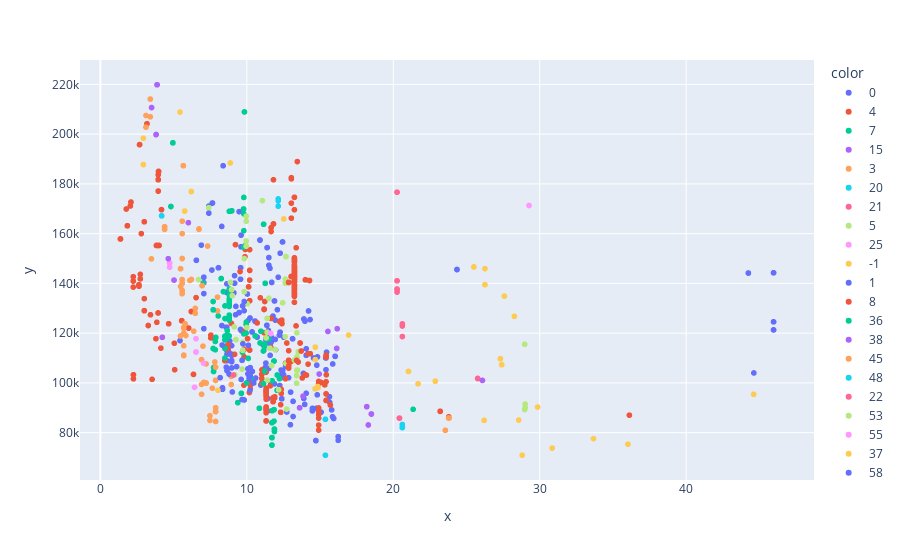

Here is the notebook cell this chart was saved with:
### Code cell
px.scatter(x = two_flat.distance,
    y = two_flat.price_per_sq_meter, color = two_flat.cluster_label)

### Figure 1 — Plotly figure (JSON) as saved in the notebook; plotly's stock layout.template omitted (floating-point values rounded to 4 significant figures; data arrays with more than 128 entries replaced by an {"elided": "..."} marker saying what was removed)
{"data": [{"hoverlabel": {"namelength": 0}, "hovertemplate": "color=0<br>x=%{x}<br>y=%{y}", "legendgroup": "0", "marker": {"color": "#636efa", "symbol": "circle"}, "mode": "markers", "name": "0", "showlegend": true, "type": "scattergl", "x": {"elided": "251 float values"}, "xaxis": "x", "y": {"elided": "251 int values"}, "yaxis": "y"}, {"hoverlabel": {"namelength": 0}, "hovertemplate": "color=4<br>x=%{x}<br>y=%{y}", "legendgroup": "4", "marker": {"color": "#EF553B", "symbol": "circle"}, "mode": "markers", "name": "4", "showlegend": true, "type": "scattergl", "x": {"elided": "412 float values"}, "xaxis": "x", "y": {"elided": "412 int values"}, "yaxis": "y"}, {"hoverlabel": {"namelength": 0}, "hovertemplate": "color=7<br>x=%{x}<br>y=%{y}", "legendgroup": "7", "marker": {"color": "#00cc96", "symbol": "circle"}, "mode": "markers", "name": "7", "showlegend": true, "type": "scattergl", "x": {"elided": "136 float values"}, "xaxis": "x", "y": {"elided": "136 int values"}, "yaxis": "y"}, {"hoverlabel": {"namelength": 0}, "hovertemplate": "color=15<br>x=%{x}<br>y=%{y}", "legendgroup": "15", "marker": {"color": "#ab63fa", "symbol": "circle"}, "mode": "markers", "name": "15", "showlegend": true, "type": "scattergl", "x": [3.871, 3.805, 3.871, 3.805, 3.871, 3.805, 3.871, 3.495], "xaxis": "x", "y": [219847, 199820, 219847, 199820, 219847, 199820, 219847, 210672], "yaxis": "y"}, {"hoverlabel": {"namelength": 0}, "hovertemplate": "color=3<br>x=%{x}<br>y=%{y}", "legendgroup": "3", "marker": {"color": "#FFA15A", "symbol": "circle"}, "mode": "markers", "name": "3", "showlegend": true, "type": "scattergl", "x": [6.908, 7.868, 5.587, 5.693, 5.476, 6.478, 5.58, 5.58, 6.947, 6.908, 7.868, 5.587, 5.693, 5.476, 6.478, 5.58, 5.58, 7.216, 7.057, 5.703, 8.937, 5.782, 7.483, 6.117, 6.947, 5.469, 5.469, 6.908, 7.868, 5.587, 5.693, 5.476, 6.478, 5.58, 5.58, 7.216, 7.057, 5.693, 5.693, 5.693, 7.868, 7.868, 7.868, 7.868, 7.868, 7.815, 5.703, 8.937, 5.782, 7.483, 6.117, 5.587, 5.587, 5.587, 5.587, 5.587, 7.868, 6.947, 5.662, 5.662, 7.998, 7.216, 6.375, 5.837, 6.908, 7.868, 5.587, 5.693, 6.478, 7.216, 7.057, 7.646, 6.216, 7.004, 7.998, 7.868, 7.868, 7.868, 7.868], "xaxis": "x", "y": [99404, 88500, 136007, 111017, 138776, 129935, 135843, 140130, 139092, 95427, 88500, 136007, 111017, 145918, 129935, 141531, 137202, 107609, 100182, 120050, 102592, 123752, 86792, 141216, 139092, 118868, 118868, 109344, 88500, 136007, 111017, 145918, 127996, 141531, 137202, 99891, 100182, 122304, 122009, 111185, 84500, 90000, 88500, 100982, 101077, 108407, 120050, 99352, 123752, 84906, 141216, 150000, 140000, 160000, 165000, 150000, 106333, 139092, 187302, 187302, 134483, 100000, 120791, 119048, 109344, 88500, 136007, 114915, 127996, 99891, 100182, 97882, 141583, 114780, 128931, 84500, 90000, 88500, 101077], "yaxis": "y"}, {"hoverlabel": {"namelength": 0}, "hovertemplate": "color=20<br>x=%{x}<br>y=%{y}", "legendgroup": "20", "marker": {"color": "#19d3f3", "symbol": "circle"}, "mode": "markers", "name": "20", "showlegend": true, "type": "scattergl", "x": [4.185, 4.185, 4.185, 4.185], "xaxis": "x", "y": [167153, 167153, 167153, 167153], "yaxis": "y"}, {"hoverlabel": {"namelength": 0}, "hovertemplate": "color=21<br>x=%{x}<br>y=%{y}", "legendgroup": "21", "marker": {"color": "#FF6692", "symbol": "circle"}, "mode": "markers", "name": "21", "showlegend": true, "type": "scattergl", "x": [25.76, 25.76, 25.76, 25.76], "xaxis": "x", "y": [101778, 101778, 101778, 101778], "yaxis": "y"}, {"hoverlabel": {"namelength": 0}, "hovertemplate": "color=5<br>x=%{x}<br>y=%{y}", "legendgroup": "5", "marker": {"color": "#B6E880", "symbol": "circle"}, "mode": "markers", "name": "5", "showlegend": true, "type": "scattergl", "x": [9.26, 11.69, 12.67, 13.4, 13.42, 11.39, 11.58, 9.725, 8.963, 11.5, 9.167, 9.956, 13.42, 11.31, 9.26, 11.69, 12.67, 13.4, 10.03, 9.829, 8.881, 9.003, 9.956, 13.51, 11.39, 11.58, 9.725, 8.963, 11.5, 9.167, 9.956, 13.42, 9.829, 11.31, 9.829, 9.26, 11.69, 12.67, 13.4, 9.14, 12.62, 10.03, 9.829, 8.881, 9.003, 9.956, 13.51, 13.25, 12.62, 11.39, 11.58, 9.725, 8.963, 12.62, 11.5, 9.167, 9.956, 13.42, 13.46, 13.42, 11.94, 13.42, 11.06, 12.44, 12.67, 9.988, 9.956, 9.956, 6.702, 9.829, 9.829, 9.26, 11.69, 12.67, 11.41, 9.676, 13.4, 13.43], "xaxis": "x", "y": [117391, 107000, 150790, 99844, 109040, 120370, 113904, 116279, 137500, 133976, 103297, 155000, 109040, 118085, 117391, 107000, 150790, 99844, 131780, 149981, 140391, 135041, 165000, 112500, 125926, 113904, 113108, 137500, 133976, 103297, 157000, 105075, 136667, 118085, 136667, 117391, 107000, 150790, 102964, 122549, 140088, 131780, 149981, 140391, 135041, 167000, 112500, 109162, 118608, 125926, 113904, 113108, 137500, 141732, 133976, 103297, 157000, 105075, 105108, 120141, 113390, 110510, 173267, 132189, 107778, 122271, 155000, 155000, 141556, 136667, 136667, 117391, 107000, 150790, 101087, 105544, 102964, 110170], "yaxis": "y"}, {"hoverlabel": {"namelength": 0}, "hovertemplate": "color=25<br>x=%{x}<br>y=%{y}", "legendgroup": "25", "marker": {"color": "#FF97FF", "symbol": "circle"}, "mode": "markers", "name": "25", "showlegend": true, "type": "scattergl", "x": [6.526, 6.526, 6.428, 6.428, 6.526, 6.428, 7.045, 6.526], "xaxis": "x", "y": [117773, 112420, 98253, 98253, 112420, 98253, 107926, 112420], "yaxis": "y"}, {"hoverlabel": {"namelength": 0}, "hovertemplate": "color=-1<br>x=%{x}<br>y=%{y}", "legendgroup": "-1", "marker": {"color": "#FECB52", "symbol": "circle"}, "mode": "markers", "name": "-1", "showlegend": true, "type": "scattergl", "x": [36.02, 6.203, 26.26, 22.87, 2.934, 25.5, 5.754, 21.04, 6.203, 26.26, 22.87, 28.8, 2.934, 28.27, 25.5, 5.754, 21.04, 33.67, 6.203, 26.26, 22.87, 26.2, 5.435, 21.69, 29.85, 8.025, 8.873, 2.934, 16.95, 28.27, 12.52, 44.61, 28.56], "xaxis": "x", "y": [75353, 176923, 145923, 100696, 198347, 146623, 169059, 104613, 176923, 139485, 100696, 70932, 187764, 126756, 146623, 169059, 104613, 77586, 176923, 139485, 100696, 84936, 208870, 99634, 90290, 97046, 188406, 187764, 119218, 126756, 165926, 95385, 85050], "yaxis": "y"}, {"hoverlabel": {"namelength": 0}, "hovertemplate": "color=1<br>x=%{x}<br>y=%{y}", "legendgroup": "1", "marker": {"color": "#636efa", "symbol": "circle"}, "mode": "markers", "name": "1", "showlegend": true, "type": "scattergl", "x": [10.47, 10.23, 10.47, 10.23, 9.714, 9.676, 10.1, 10.23, 8.599, 10.15, 8.599, 10.15, 10.47, 10.22, 9.737, 9.009, 10.23, 9.714, 9.676, 10.1, 10.23, 8.179, 10.22, 10.15, 10.15, 10.47, 8.312, 9.676, 9.823, 8.852, 9.823, 8.787, 10.22], "xaxis": "x", "y": [100000, 102961, 100000, 106118, 130948, 109091, 115102, 102851, 106304, 101731, 106304, 101731, 100000, 126078, 115672, 96364, 106118, 130948, 109091, 115102, 102632, 102128, 96983, 102692, 102692, 100000, 115217, 93333, 93137, 111816, 132718, 103571, 126078], "yaxis": "y"}, {"hoverlabel": {"namelength": 0}, "hovertemplate": "color=8<br>x=%{x}<br>y=%{y}", "legendgroup": "8", "marker": {"color": "#EF553B", "symbol": "circle"}, "mode": "markers", "name": "8", "showlegend": true, "type": "scattergl", "x": [23.2, 23.2, 23.79, 23.2, 23.79, 23.2], "xaxis": "x", "y": [88571, 88571, 86341, 88571, 86341, 88571], "yaxis": "y"}, {"hoverlabel": {"namelength": 0}, "hovertemplate": "color=36<br>x=%{x}<br>y=%{y}", "legendgroup": "36", "marker": {"color": "#00cc96", "symbol": "circle"}, "mode": "markers", "name": "36", "showlegend": true, "type": "scattergl", "x": [7.704, 7.704, 7.704, 7.704], "xaxis": "x", "y": [129365, 129365, 129365, 129365], "yaxis": "y"}, {"hoverlabel": {"namelength": 0}, "hovertemplate": "color=38<br>x=%{x}<br>y=%{y}", "legendgroup": "38", "marker": {"color": "#ab63fa", "symbol": "circle"}, "mode": "markers", "name": "38", "showlegend": true, "type": "scattergl", "x": [18.5, 18.5, 18.19, 18.5, 18.19, 18.5, 18.29], "xaxis": "x", "y": [87500, 87500, 90436, 87500, 90436, 87500, 83088], "yaxis": "y"}, {"hoverlabel": {"namelength": 0}, "hovertemplate": "color=45<br>x=%{x}<br>y=%{y}", "legendgroup": "45", "marker": {"color": "#FFA15A", "symbol": "circle"}, "mode": "markers", "name": "45", "showlegend": true, "type": "scattergl", "x": [4.384, 3.115, 4.384, 3.115, 4.384, 3.115, 3.407, 3.484, 3.407, 4.384], "xaxis": "x", "y": [162766, 207488, 162766, 202808, 162766, 202808, 206953, 149861, 214096, 161702], "yaxis": "y"}, {"hoverlabel": {"namelength": 0}, "hovertemplate": "color=48<br>x=%{x}<br>y=%{y}", "legendgroup": "48", "marker": {"color": "#19d3f3", "symbol": "circle"}, "mode": "markers", "name": "48", "showlegend": true, "type": "scattergl", "x": [20.62, 20.62, 20.62, 20.62], "xaxis": "x", "y": [82055, 82055, 82055, 83282], "yaxis": "y"}, {"hoverlabel": {"namelength": 0}, "hovertemplate": "color=22<br>x=%{x}<br>y=%{y}", "legendgroup": "22", "marker": {"color": "#FF6692", "symbol": "circle"}, "mode": "markers", "name": "22", "showlegend": true, "type": "scattergl", "x": [20.26, 20.26, 20.62, 20.26, 20.26, 20.26, 20.62, 20.26, 20.26, 20.26, 20.62], "xaxis": "x", "y": [136501, 137405, 122881, 176667, 137736, 141020, 118644, 176667, 137736, 141020, 123729], "yaxis": "y"}, {"hoverlabel": {"namelength": 0}, "hovertemplate": "color=53<br>x=%{x}<br>y=%{y}", "legendgroup": "53", "marker": {"color": "#B6E880", "symbol": "circle"}, "mode": "markers", "name": "53", "showlegend": true, "type": "scattergl", "x": [7.4, 7.4, 7.4, 7.4], "xaxis": "x", "y": [170415, 170415, 170415, 170415], "yaxis": "y"}, {"hoverlabel": {"namelength": 0}, "hovertemplate": "color=55<br>x=%{x}<br>y=%{y}", "legendgroup": "55", "marker": {"color": "#FF97FF", "symbol": "circle"}, "mode": "markers", "name": "55", "showlegend": true, "type": "scattergl", "x": [4.727, 4.727, 4.727], "xaxis": "x", "y": [146508, 148211, 148211], "yaxis": "y"}, {"hoverlabel": {"namelength": 0}, "hovertemplate": "color=37<br>x=%{x}<br>y=%{y}", "legendgroup": "37", "marker": {"color": "#FECB52", "symbol": "circle"}, "mode": "markers", "name": "37", "showlegend": true, "type": "scattergl", "x": [14.85, 14.67, 14.85, 14.86, 14.66, 14.67, 14.85, 14.86, 14.68, 14.67, 14.85], "xaxis": "x", "y": [98510, 114365, 98510, 98147, 97656, 114365, 98510, 98147, 97656, 109348, 98510], "yaxis": "y"}, {"hoverlabel": {"namelength": 0}, "hovertemplate": "color=58<br>x=%{x}<br>y=%{y}", "legendgroup": "58", "marker": {"color": "#636efa", "symbol": "circle"}, "mode": "markers", "name": "58", "showlegend": true, "type": "scattergl", "x": [24.35, 24.35, 24.35], "xaxis": "x", "y": [145570, 145570, 145570], "yaxis": "y"}, {"hoverlabel": {"namelength": 0}, "hovertemplate": "color=10<br>x=%{x}<br>y=%{y}", "legendgroup": "10", "marker": {"color": "#EF553B", "symbol": "circle"}, "mode": "markers", "name": "10", "showlegend": true, "type": "scattergl", "x": [12.86, 12.86, 12.86, 12.86, 12.86, 12.86, 12.86, 12.86, 12.86, 12.86, 12.86, 12.31, 12.35, 12.86, 12.86, 12.86, 12.86, 12.86, 12.86, 12.86, 12.86, 12.86, 12.86, 12.31, 12.31, 12.35, 12.86, 12.86, 12.86, 12.86, 12.86, 12.86, 12.73, 12.86, 12.86, 12.86, 12.31, 12.86], "xaxis": "x", "y": [105948, 106250, 108800, 106675, 140400, 140400, 140400, 109087, 106250, 108800, 106675, 88189, 95790, 106250, 108800, 106675, 140400, 140400, 140400, 109087, 106250, 108800, 106675, 88189, 91228, 97403, 106250, 108800, 106675, 140400, 140400, 140400, 116038, 106250, 108800, 106675, 88189, 112959], "yaxis": "y"}, {"hoverlabel": {"namelength": 0}, "hovertemplate": "color=23<br>x=%{x}<br>y=%{y}", "legendgroup": "23", "marker": {"color": "#00cc96", "symbol": "circle"}, "mode": "markers", "name": "23", "showlegend": true, "type": "scattergl", "x": [4.95, 4.815, 4.95, 4.815, 4.95], "xaxis": "x", "y": [196491, 170908, 196491, 170908, 196491], "yaxis": "y"}, {"hoverlabel": {"namelength": 0}, "hovertemplate": "color=57<br>x=%{x}<br>y=%{y}", "legendgroup": "57", "marker": {"color": "#ab63fa", "symbol": "circle"}, "mode": "markers", "name": "57", "showlegend": true, "type": "scattergl", "x": [13.6, 16.14, 13.6, 16.14, 13.6, 13.84, 14.94, 15.54, 16.17], "xaxis": "x", "y": [90000, 113850, 90000, 113850, 90000, 94664, 103571, 120690, 121782], "yaxis": "y"}, {"hoverlabel": {"namelength": 0}, "hovertemplate": "color=74<br>x=%{x}<br>y=%{y}", "legendgroup": "74", "marker": {"color": "#FFA15A", "symbol": "circle"}, "mode": "markers", "name": "74", "showlegend": true, "type": "scattergl", "x": [6.733, 6.733, 7.321, 6.733], "xaxis": "x", "y": [161896, 161896, 155005, 161710], "yaxis": "y"}, {"hoverlabel": {"namelength": 0}, "hovertemplate": "color=75<br>x=%{x}<br>y=%{y}", "legendgroup": "75", "marker": {"color": "#19d3f3", "symbol": "circle"}, "mode": "markers", "name": "75", "showlegend": true, "type": "scattergl", "x": [12.14, 12.14, 12.14], "xaxis": "x", "y": [173945, 173217, 171033], "yaxis": "y"}, {"hoverlabel": {"namelength": 0}, "hovertemplate": "color=6<br>x=%{x}<br>y=%{y}", "legendgroup": "6", "marker": {"color": "#FF6692", "symbol": "circle"}, "mode": "markers", "name": "6", "showlegend": true, "type": "scattergl", "x": [20.42, 20.42, 20.42], "xaxis": "x", "y": [85841, 85841, 85841], "yaxis": "y"}, {"hoverlabel": {"namelength": 0}, "hovertemplate": "color=16<br>x=%{x}<br>y=%{y}", "legendgroup": "16", "marker": {"color": "#B6E880", "symbol": "circle"}, "mode": "markers", "name": "16", "showlegend": true, "type": "scattergl", "x": [29.01, 29.01, 28.97, 29.01, 28.97], "xaxis": "x", "y": [90141, 91469, 89286, 91469, 115541], "yaxis": "y"}, {"hoverlabel": {"namelength": 0}, "hovertemplate": "color=80<br>x=%{x}<br>y=%{y}", "legendgroup": "80", "marker": {"color": "#FF97FF", "symbol": "circle"}, "mode": "markers", "name": "80", "showlegend": true, "type": "scattergl", "x": [11.64, 11.64, 11.64], "xaxis": "x", "y": [119859, 119859, 119859], "yaxis": "y"}, {"hoverlabel": {"namelength": 0}, "hovertemplate": "color=50<br>x=%{x}<br>y=%{y}", "legendgroup": "50", "marker": {"color": "#FECB52", "symbol": "circle"}, "mode": "markers", "name": "50", "showlegend": true, "type": "scattergl", "x": [27.31, 27.59, 27.4, 27.31, 27.59, 27.4, 27.31], "xaxis": "x", "y": [109722, 134876, 107317, 109722, 134876, 107317, 109722], "yaxis": "y"}, {"hoverlabel": {"namelength": 0}, "hovertemplate": "color=81<br>x=%{x}<br>y=%{y}", "legendgroup": "81", "marker": {"color": "#636efa", "symbol": "circle"}, "mode": "markers", "name": "81", "showlegend": true, "type": "scattergl", "x": [44.24, 45.96, 45.96, 45.96, 44.24, 45.96, 44.62, 45.96, 45.96], "xaxis": "x", "y": [144149, 124545, 144258, 121302, 144149, 124545, 104000, 144258, 121302], "yaxis": "y"}, {"hoverlabel": {"namelength": 0}, "hovertemplate": "color=32<br>x=%{x}<br>y=%{y}", "legendgroup": "32", "marker": {"color": "#EF553B", "symbol": "circle"}, "mode": "markers", "name": "32", "showlegend": true, "type": "scattergl", "x": [13.4, 13.64, 13.71, 13.51, 13.4, 13.64], "xaxis": "x", "y": [109021, 116041, 112821, 108410, 109021, 116041], "yaxis": "y"}, {"hoverlabel": {"namelength": 0}, "hovertemplate": "color=85<br>x=%{x}<br>y=%{y}", "legendgroup": "85", "marker": {"color": "#00cc96", "symbol": "circle"}, "mode": "markers", "name": "85", "showlegend": true, "type": "scattergl", "x": [9.836, 9.836], "xaxis": "x", "y": [208917, 208917], "yaxis": "y"}, {"hoverlabel": {"namelength": 0}, "hovertemplate": "color=9<br>x=%{x}<br>y=%{y}", "legendgroup": "9", "marker": {"color": "#ab63fa", "symbol": "circle"}, "mode": "markers", "name": "9", "showlegend": true, "type": "scattergl", "x": [4.228, 5.028, 4.228, 6.008, 4.637], "xaxis": "x", "y": [118343, 141321, 118343, 164407, 149933], "yaxis": "y"}, {"hoverlabel": {"namelength": 0}, "hovertemplate": "color=42<br>x=%{x}<br>y=%{y}", "legendgroup": "42", "marker": {"color": "#FFA15A", "symbol": "circle"}, "mode": "markers", "name": "42", "showlegend": true, "type": "scattergl", "x": [23.55, 23.77, 23.55, 23.81], "xaxis": "x", "y": [80952, 85881, 80952, 85881], "yaxis": "y"}, {"hoverlabel": {"namelength": 0}, "hovertemplate": "color=71<br>x=%{x}<br>y=%{y}", "legendgroup": "71", "marker": {"color": "#19d3f3", "symbol": "circle"}, "mode": "markers", "name": "71", "showlegend": true, "type": "scattergl", "x": [15.36, 15.36, 15.36], "xaxis": "x", "y": [85385, 85385, 70922], "yaxis": "y"}, {"hoverlabel": {"namelength": 0}, "hovertemplate": "color=52<br>x=%{x}<br>y=%{y}", "legendgroup": "52", "marker": {"color": "#FF6692", "symbol": "circle"}, "mode": "markers", "name": "52", "showlegend": true, "type": "scattergl", "x": [9.088], "xaxis": "x", "y": [103182], "yaxis": "y"}, {"hoverlabel": {"namelength": 0}, "hovertemplate": "color=54<br>x=%{x}<br>y=%{y}", "legendgroup": "54", "marker": {"color": "#B6E880", "symbol": "circle"}, "mode": "markers", "name": "54", "showlegend": true, "type": "scattergl", "x": [12.72, 12.17], "xaxis": "x", "y": [89451, 97222], "yaxis": "y"}, {"hoverlabel": {"namelength": 0}, "hovertemplate": "color=84<br>x=%{x}<br>y=%{y}", "legendgroup": "84", "marker": {"color": "#FF97FF", "symbol": "circle"}, "mode": "markers", "name": "84", "showlegend": true, "type": "scattergl", "x": [29.27], "xaxis": "x", "y": [171311], "yaxis": "y"}, {"hoverlabel": {"namelength": 0}, "hovertemplate": "color=46<br>x=%{x}<br>y=%{y}", "legendgroup": "46", "marker": {"color": "#FECB52", "symbol": "circle"}, "mode": "markers", "name": "46", "showlegend": true, "type": "scattergl", "x": [30.85], "xaxis": "x", "y": [73802], "yaxis": "y"}, {"hoverlabel": {"namelength": 0}, "hovertemplate": "color=27<br>x=%{x}<br>y=%{y}", "legendgroup": "27", "marker": {"color": "#636efa", "symbol": "circle"}, "mode": "markers", "name": "27", "showlegend": true, "type": "scattergl", "x": [14.21], "xaxis": "x", "y": [128920], "yaxis": "y"}, {"hoverlabel": {"namelength": 0}, "hovertemplate": "color=28<br>x=%{x}<br>y=%{y}", "legendgroup": "28", "marker": {"color": "#EF553B", "symbol": "circle"}, "mode": "markers", "name": "28", "showlegend": true, "type": "scattergl", "x": [36.12], "xaxis": "x", "y": [87037], "yaxis": "y"}, {"hoverlabel": {"namelength": 0}, "hovertemplate": "color=39<br>x=%{x}<br>y=%{y}", "legendgroup": "39", "marker": {"color": "#00cc96", "symbol": "circle"}, "mode": "markers", "name": "39", "showlegend": true, "type": "scattergl", "x": [21.35], "xaxis": "x", "y": [89385], "yaxis": "y"}, {"hoverlabel": {"namelength": 0}, "hovertemplate": "color=59<br>x=%{x}<br>y=%{y}", "legendgroup": "59", "marker": {"color": "#ab63fa", "symbol": "circle"}, "mode": "markers", "name": "59", "showlegend": true, "type": "scattergl", "x": [26.09], "xaxis": "x", "y": [100990], "yaxis": "y"}], "layout": {"legend": {"title": {"text": "color"}, "tracegroupgap": 0}, "margin": {"t": 60}, "xaxis": {"anchor": "y", "domain": [0, 1], "title": {"text": "x"}}, "yaxis": {"anchor": "x", "domain": [0, 1], "title": {"text": "y"}}}}
